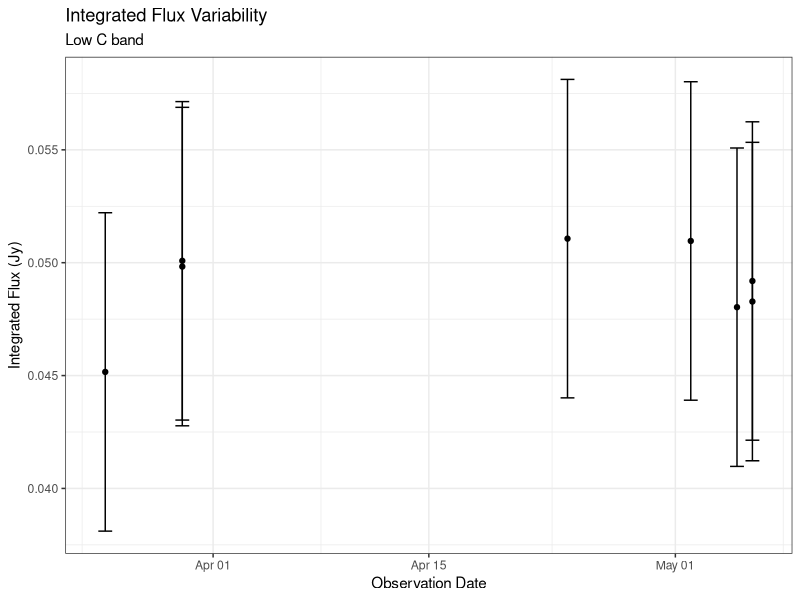
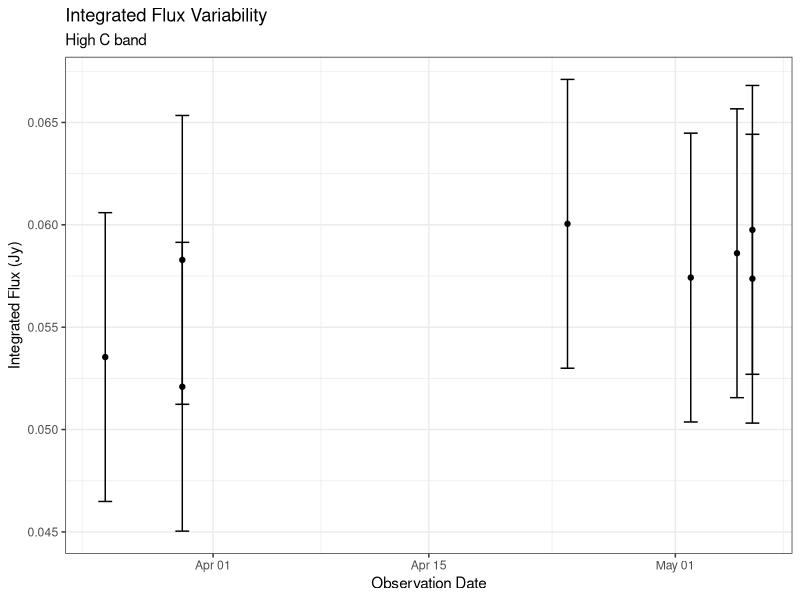
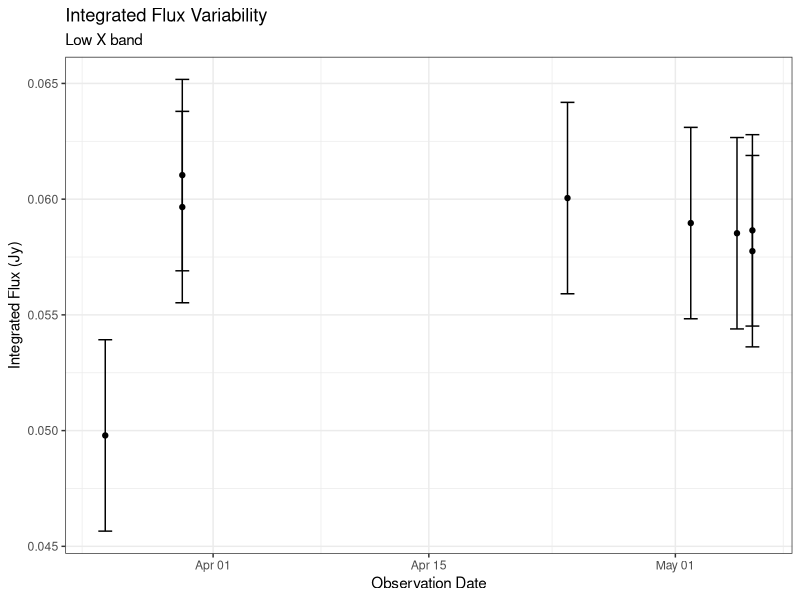
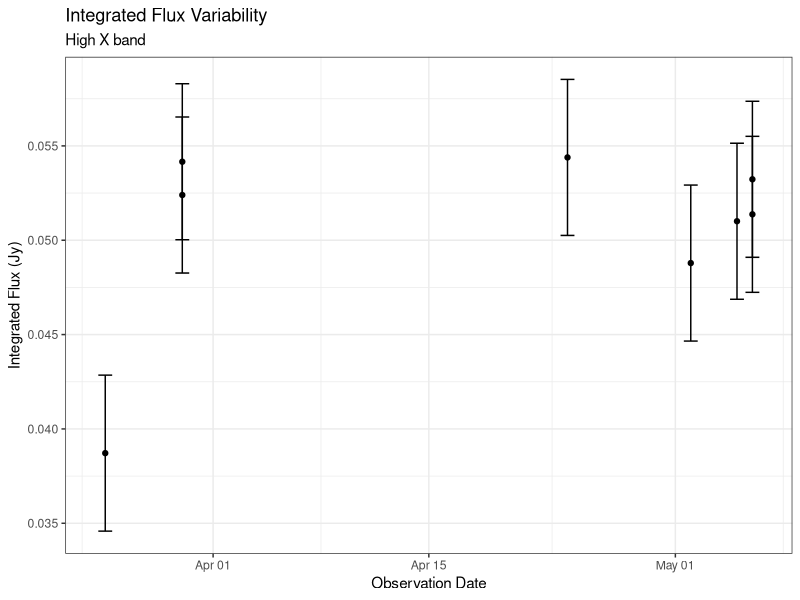

These charts were generated, in order, by the following R code:
# Author: Hailey Moore
# Create plots for N3 variability study
# Date: January 30, 2020

# Load necessary libraries
library(readr)
library(ggplot2)
library(dplyr)
library(tidyr)
library(lubridate)

# Read in CSV with observation information
observing_files <- read_csv('18a_plotting.csv')

# Clean up data frame to make it more usable
obs_dates_times <- observing_files %>% 
  separate(Obs_Data_Starts, into=c('Date_Start', 'Time_Start'), sep=' ') %>% 
  separate(Obs_Data_Stops, into=c('Date_Stop', 'Time_Stop'), sep=' ') %>% 
  subset(select = c(Archive_File, Date_Start, Time_Start, Date_Stop, Time_Stop)) %>% 
  mutate(Time = 30, Observation_Number = row_number()) 

# Format dates
obs_dates_times$Date_Start <- as.Date(obs_dates_times$Date_Start, format = '%m/%d/%y')
obs_dates_times$Date_Stop <- as.Date(obs_dates_times$Date_Stop, format = '%m/%d/%y')

# Integrated Flux
observation_number = list(2, 4, 8)
clow_intflux = c(0.0451613, 0.0498291, 0.0500832, 0.0510663, 0.0509634, 0.0480291, 0.0491896, 0.0482797)
chigh_intflux = c(0.0535411, 0.0582872, 0.0520912, 0.0600491, 0.057424, 0.0586122, 0.0597528, 0.0573686)
xlow_intflux = c(0.0497911, 0.0596587, 0.0610392, 0.0600477, 0.0589672, 0.0585276, 0.057754, 0.0586517)
xhigh_intflux = c(0.0387159, 0.0523965, 0.0541612, 0.0543891, 0.0487898, 0.0510072, 0.0513736, 0.0532303)

# Peak Flux
clow_peakflux = c(0.0360373, 0.0386983, 0.0443241, 0.0445673, 0.0403476, 0.0381243, 0.0369907, 0.0374759)
chigh_peakflux = c(0.0497081, 0.0540879, 0.0507876, 0.0557015, 0.050774, 0.0536447, 0.052652,	0.0529501)
xlow_peakflux = c(0.0456914, 0.054581, 0.059105, 0.0574829, 0.0536616, 0.0530232, 0.0513428, 0.052519)
xhigh_peakflux = c(0.0380855, 0.0498107, 0.0519624,  0.0479987, 0.0448202, 0.0481937, 0.0458688, 0.0481993)

# Add columns to dataframe that include the flux values, as well as an error column
obs_dates_times <- obs_dates_times %>% 
  mutate(C_Low_Integrated_Flux = clow_intflux, C_Low_Peak_Flux = clow_peakflux, 
         C_High_Integrated_Flux = chigh_intflux, C_High_Peak_Flux = chigh_peakflux,
         X_Low_Integrated_Flux = xlow_intflux, X_Low_Peak_Flux = xlow_peakflux,
         X_High_Integrated_Flux = xhigh_intflux, X_High_Peak_Flux = xhigh_peakflux,
         C_Error = mean(x= c((clow_intflux-clow_peakflux), (chigh_intflux-chigh_peakflux)), trim = 0, na.rm = TRUE), 
         X_Error = mean(x= c((xlow_intflux-xlow_peakflux), (xhigh_intflux-xhigh_peakflux)), trim = 0, na.rm = TRUE))

clow_plot <- ggplot(data = obs_dates_times, aes(Date_Start, C_Low_Integrated_Flux)) +
  geom_point() +
  geom_errorbar(aes(ymin = C_Low_Integrated_Flux - C_Error, ymax = C_Low_Integrated_Flux + C_Error)) +
  labs(y = 'Integrated Flux (Jy)', x = 'Observation Date',
       title = 'Integrated Flux Variability',
       subtitle = 'Low C band') +
  theme_bw()

chigh_plot <- ggplot(data = obs_dates_times, aes(Date_Start, C_High_Integrated_Flux)) +
  geom_point() +
  geom_errorbar(aes(ymin = C_High_Integrated_Flux - C_Error, ymax = C_High_Integrated_Flux + C_Error)) +
  labs(y = 'Integrated Flux (Jy)', x = 'Observation Date',
       title = 'Integrated Flux Variability',
       subtitle = 'High C band') +
  theme_bw()

xlow_plot <- ggplot(data = obs_dates_times, aes(Date_Start, X_Low_Integrated_Flux)) +
  geom_point() +
  geom_errorbar(aes(ymin = X_Low_Integrated_Flux - X_Error, ymax = X_Low_Integrated_Flux + X_Error)) +
  labs(y = 'Integrated Flux (Jy)', x = 'Observation Date',
       title = 'Integrated Flux Variability',
       subtitle = 'Low X band') +
  theme_bw()

xhigh_plot <- ggplot(data = obs_dates_times, aes(Date_Start, X_High_Integrated_Flux)) +
  geom_point() +
  geom_errorbar(aes(ymin = X_High_Integrated_Flux - X_Error, ymax = X_High_Integrated_Flux + X_Error)) +
  labs(y = 'Integrated Flux (Jy)', x = 'Observation Date',
       title = 'Integrated Flux Variability',
       subtitle = 'High X band') +
  theme_bw()

print(clow_plot)
print(chigh_plot)
print(xlow_plot)
print(xhigh_plot)

